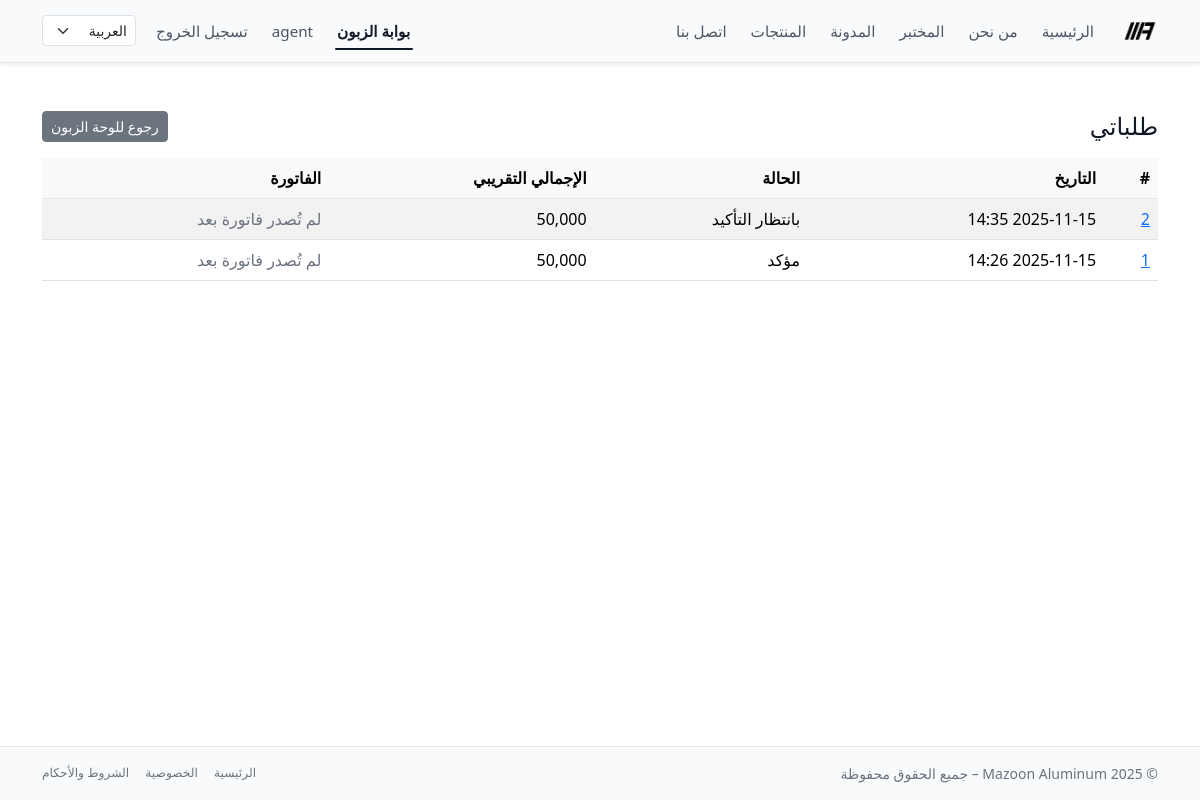
Page /ar/portal/orders/ (signed in) on the earlier database version.
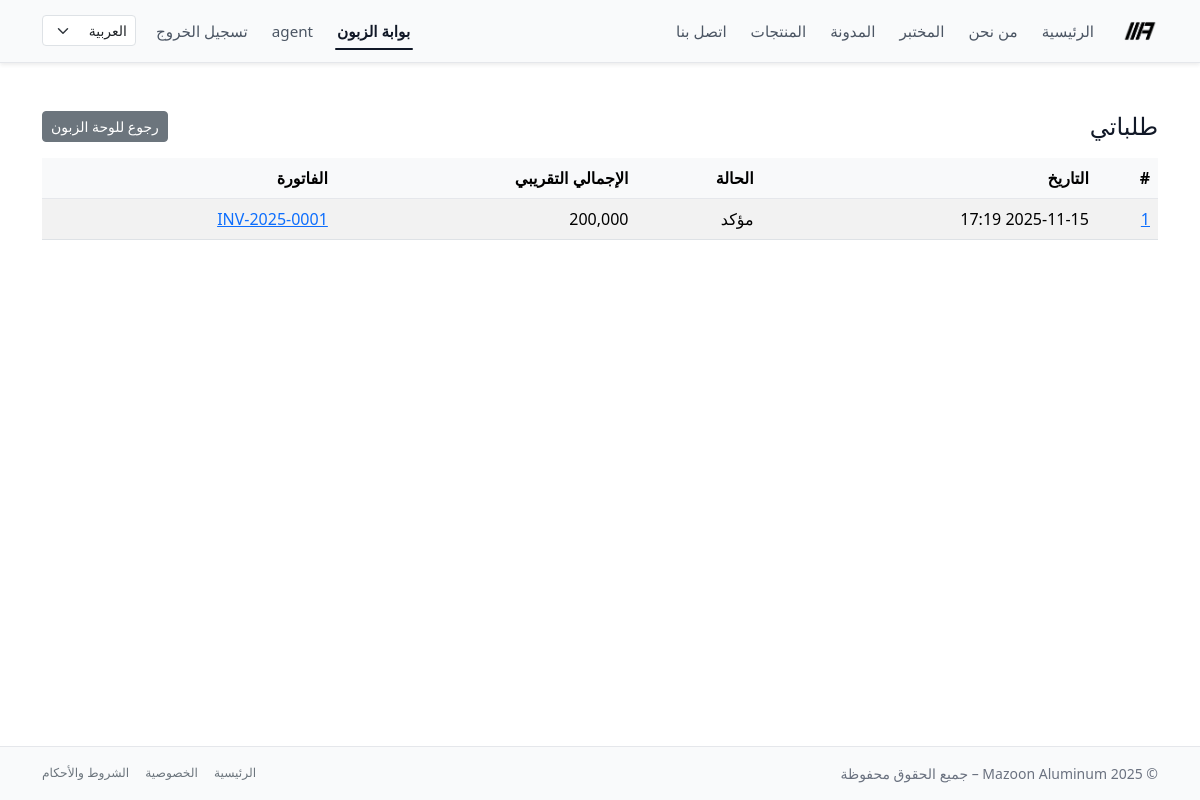
Same page on the later database version.
### accounting/models.py (models this page shows, shortened)
class Order(models.Model):
    STATUS_DRAFT = "draft"
    STATUS_PENDING = "pending"      # طلب أونلاين ينتظر تأكيد موظف
    STATUS_CONFIRMED = "confirmed"  # تم التأكيد
    STATUS_CANCELLED = "cancelled"
    STATUS_CHOICES = [
        (STATUS_DRAFT, "مسودة"),
        (STATUS_PENDING, "بانتظار التأكيد"),
        (STATUS_CONFIRMED, "مؤكد"),
        (STATUS_CANCELLED, "ملغي"),
    ]
    customer = models.ForeignKey(
        Customer,
        on_delete=models.PROTECT,
        related_name="orders",
        verbose_name="الزبون",
    )
    created_by = models.ForeignKey(
        settings.AUTH_USER_MODEL,
        on_delete=models.SET_NULL,
        null=True,
        blank=True,
        related_name="orders_created",
        verbose_name="تم إدخاله بواسطة",
    )
    invoice = models.OneToOneField(
        "Invoice",
        on_delete=models.SET_NULL,
        null=True,
        blank=True,
        related_name="order",
        verbose_name="الفاتورة الناتجة",
    )
    status = models.CharField(
        max_length=20,
        choices=STATUS_CHOICES,
        default=STATUS_PENDING,
    )
    is_online = models.BooleanField(
        default=False,
        help_text="صحيح إذا كان الطلب تم من بوابة الزبون.",
    )
    created_at = models.DateTimeField(auto_now_add=True)
    confirmed_by = models.ForeignKey(
        settings.AUTH_USER_MODEL,
        on_delete=models.PROTECT,
        null=True,
        blank=True,
        related_name="confirmed_orders",
        verbose_name="تم تأكيده بواسطة",
    )
    confirmed_at = models.DateTimeField(null=True, blank=True)
    notes = models.TextField(blank=True, verbose_name="ملاحظات داخلية")
    class Meta:
        ordering = ("-created_at", "id")
    @property
    def total_amount(self) -> Decimal:
        return sum((item.subtotal for item in self.items.all()), Decimal("0"))

class OrderItem(models.Model):
    order = models.ForeignKey(
        Order,
        on_delete=models.CASCADE,
        related_name="items",
        verbose_name="الطلب",
    )
    product = models.ForeignKey(
        "website.Product",
        on_delete=models.PROTECT,
        verbose_name="المنتج",
        null=True,
        blank=True,
    )
    description = models.CharField(
        max_length=255,
        blank=True,
        default="",
        verbose_name="الوصف",
    )
    quantity = models.DecimalField(max_digits=10, decimal_places=2, default=1)
    unit_price = models.DecimalField(max_digits=10, decimal_places=3)
    @property
    def subtotal(self) -> Decimal:
        return self.quantity * self.unit_price

class Invoice(models.Model):
    class Status(models.TextChoices):
        DRAFT = "draft", "Draft"
        SENT = "sent", "Sent"
        PARTIALLY_PAID = "partially_paid", "Partially Paid"
        PAID = "paid", "Paid"
        CANCELLED = "cancelled", "Cancelled"
    customer = models.ForeignKey(
        Customer,
        on_delete=models.PROTECT,
        related_name="invoices",
    )
    number = models.CharField(
        max_length=50,
        unique=True,
        blank=True,
        help_text="Human-readable invoice number, e.g. MAZ-2025-0001.",
    )
    issued_at = models.DateField(default=timezone.now)
    due_date = models.DateField(null=True, blank=True)
    description = models.TextField(blank=True)
    terms = models.TextField(
        blank=True,
        help_text="Terms and conditions shown on the invoice.",
    )
    total_amount = models.DecimalField(max_digits=12, decimal_places=3)
    paid_amount = models.DecimalField(
        max_digits=12,
        decimal_places=3,
        default=0,
        help_text="Cached sum of related payments for quick display.",
    )
    status = models.CharField(
        max_length=20,
        choices=Status.choices,
        default=Status.DRAFT,
    )
    created_at = models.DateTimeField(auto_now_add=True)
    updated_at = models.DateTimeField(auto_now=True)
    class Meta:
        ordering = ("-issued_at", "-id")
        indexes = [
            models.Index(fields=["number"]),
            models.Index(fields=["status"]),
            models.Index(fields=["issued_at"]),
        ]

### portal/views.py (the view)
# urls.py: path("orders/", PortalOrderListView.as_view(), name="order_list"),
class PortalOrderListView(CustomerPortalMixin, ListView):
    model = Order
    template_name = "portal/order_list.html"
    context_object_name = "orders"
    paginate_by = 20
    def get_queryset(self):
        return (
            Order.objects
            .filter(customer=self.customer)
            .order_by("-created_at", "-id")
        )

### portal/views.py (called while the page is built)
    def dispatch(self, request, *args, **kwargs):
        if not request.user.is_authenticated:
            return redirect_to_login(request.get_full_path())
        try:
            self.customer = Customer.objects.select_related("user").get(user=request.user)
        except Customer.DoesNotExist:
            raise PermissionDenied("لا يوجد حساب زبون مرتبط بهذا المستخدم.")
        return super().dispatch(request, *args, **kwargs)

### templates/portal/order_list.html (shortened to what this page needs)
{% extends "base.html" %}
{% block content %}
<div class="py-4">
  <div class="d-flex justify-content-between align-items-center mb-3">
    <h1 class="h4 mb-0">طلباتي</h1>
    <a href="{% url 'portal:dashboard' %}" class="btn btn-secondary btn-sm">
      رجوع للوحة الزبون
    </a>
  </div>
  <div class="table-responsive">
    <table class="table table-striped table-hover align-middle">
      <thead class="table-light">
        <tr>
          <th>#</th>
          <th>التاريخ</th>
          <th>الحالة</th>
          <th>الإجمالي التقريبي</th>
          <th>الفاتورة</th>
        </tr>
      </thead>
      <tbody>
        {% for order in orders %}
        <tr>
          <td>
            <a href="{% url 'portal:order_detail' pk=order.pk %}">
              {{ order.id }}
            </a>
          </td>
          <td>{{ order.created_at|date:"Y-m-d H:i" }}</td>
          <td>{{ order.get_status_display }}</td>
          <td>{{ order.total_amount|floatformat:3 }}</td>
          <td>
            {% if order.invoice %}
              <a href="{% url 'portal:invoice_detail' number=order.invoice.number %}">
                {{ order.invoice.number }}
              </a>
            {% else %}
              <span class="text-muted">لم تُصدر فاتورة بعد</span>
            {% endif %}
          </td>
        </tr>
        {% empty %}
        <tr>
          <td colspan="5" class="text-center text-muted py-3">
            لا توجد طلبات حتى الآن.
          </td>
        </tr>
        {% endfor %}
      </tbody>
    </table>
  </div>
</div>
{% endblock %}

Differences in the rows shown:
removed Order: id "2", created_at "2025-11-15 14:35", status "بانتظار التأكيد", total_amount "50,000", shows "لم تُصدر فاتورة بعد"
changed Order "مؤكد": created_at "2025-11-15 14:26" → "2025-11-15 17:19"; total_amount "50,000" → "200,000"; invoice.number (not shown) → "INV-2025-0001"; no longer shows "لم تُصدر فاتورة بعد"
